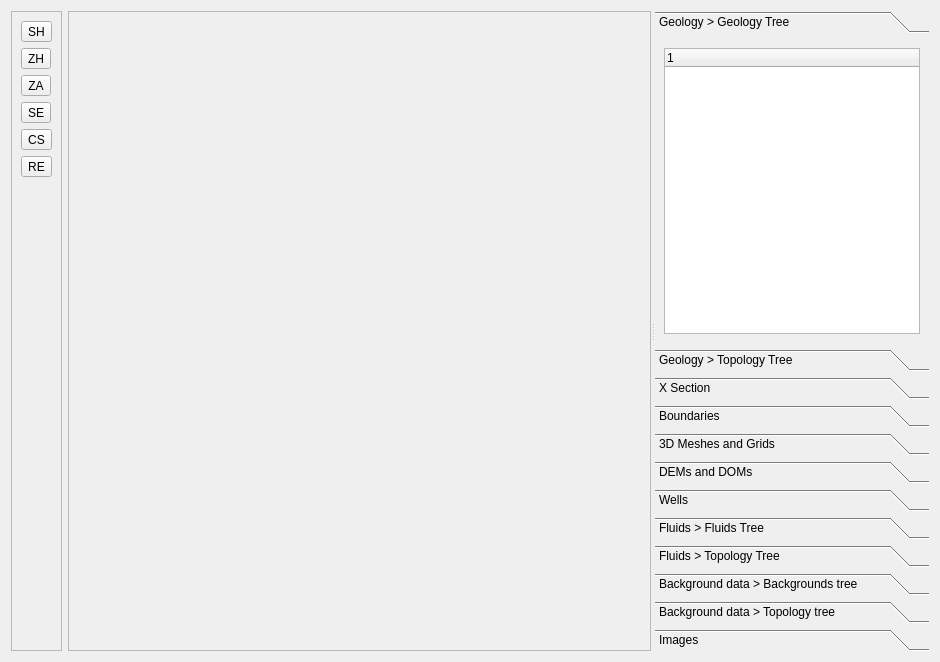
<?xml version="1.0" encoding="UTF-8"?>
<ui version="4.0">
 <class>View</class>
 <widget class="QWidget" name="View">
  <property name="geometry">
   <rect>
    <x>0</x>
    <y>0</y>
    <width>940</width>
    <height>662</height>
   </rect>
  </property>
  <property name="windowTitle">
   <string>Form</string>
  </property>
  <layout class="QHBoxLayout" name="horizontalLayout_2">
   <item>
    <widget class="QFrame" name="ToolButtonsFrame">
     <property name="sizePolicy">
      <sizepolicy hsizetype="Minimum" vsizetype="Expanding">
       <horstretch>0</horstretch>
       <verstretch>0</verstretch>
      </sizepolicy>
     </property>
     <property name="frameShape">
      <enum>QFrame::StyledPanel</enum>
     </property>
     <property name="frameShadow">
      <enum>QFrame::Plain</enum>
     </property>
     <layout class="QVBoxLayout" name="verticalLayout_2">
      <item>
       <widget class="QToolButton" name="SaveHomeButton">
        <property name="toolTip">
         <string>Save home view</string>
        </property>
        <property name="text">
         <string>SH</string>
        </property>
        <property name="autoRaise">
         <bool>false</bool>
        </property>
        <property name="arrowType">
         <enum>Qt::NoArrow</enum>
        </property>
       </widget>
      </item>
      <item>
       <widget class="QToolButton" name="ZoomHomeButton">
        <property name="toolTip">
         <string>Zoom to home view</string>
        </property>
        <property name="text">
         <string>ZH</string>
        </property>
        <property name="autoRaise">
         <bool>false</bool>
        </property>
        <property name="arrowType">
         <enum>Qt::NoArrow</enum>
        </property>
       </widget>
      </item>
      <item>
       <widget class="QToolButton" name="ZoomActiveButton">
        <property name="toolTip">
         <string>Zoom to home view</string>
        </property>
        <property name="text">
         <string>ZA</string>
        </property>
        <property name="autoRaise">
         <bool>false</bool>
        </property>
        <property name="arrowType">
         <enum>Qt::NoArrow</enum>
        </property>
       </widget>
      </item>
      <item>
       <widget class="QToolButton" name="SelectEntityButton">
        <property name="toolTip">
         <string>Zoom to home view</string>
        </property>
        <property name="text">
         <string>SE</string>
        </property>
        <property name="autoRaise">
         <bool>false</bool>
        </property>
        <property name="arrowType">
         <enum>Qt::NoArrow</enum>
        </property>
       </widget>
      </item>
      <item>
       <widget class="QToolButton" name="ClearSelectionButton">
        <property name="toolTip">
         <string>Zoom to home view</string>
        </property>
        <property name="text">
         <string>CS</string>
        </property>
        <property name="autoRaise">
         <bool>false</bool>
        </property>
        <property name="arrowType">
         <enum>Qt::NoArrow</enum>
        </property>
       </widget>
      </item>
      <item>
       <widget class="QToolButton" name="RemoveEntityButton">
        <property name="sizePolicy">
         <sizepolicy hsizetype="Fixed" vsizetype="Fixed">
          <horstretch>0</horstretch>
          <verstretch>0</verstretch>
         </sizepolicy>
        </property>
        <property name="toolTip">
         <string>Zoom to home view</string>
        </property>
        <property name="text">
         <string>RE</string>
        </property>
        <property name="autoRaise">
         <bool>false</bool>
        </property>
        <property name="arrowType">
         <enum>Qt::NoArrow</enum>
        </property>
       </widget>
      </item>
      <item>
       <spacer name="verticalSpacer">
        <property name="orientation">
         <enum>Qt::Vertical</enum>
        </property>
        <property name="sizeHint" stdset="0">
         <size>
          <width>20</width>
          <height>453</height>
         </size>
        </property>
       </spacer>
      </item>
     </layout>
    </widget>
   </item>
   <item>
    <widget class="QSplitter" name="splitter">
     <property name="orientation">
      <enum>Qt::Horizontal</enum>
     </property>
     <widget class="QFrame" name="ViewFrame">
      <property name="enabled">
       <bool>true</bool>
      </property>
      <property name="sizePolicy">
       <sizepolicy hsizetype="Expanding" vsizetype="Expanding">
        <horstretch>1</horstretch>
        <verstretch>0</verstretch>
       </sizepolicy>
      </property>
      <property name="minimumSize">
       <size>
        <width>0</width>
        <height>0</height>
       </size>
      </property>
      <property name="baseSize">
       <size>
        <width>0</width>
        <height>0</height>
       </size>
      </property>
      <property name="frameShape">
       <enum>QFrame::StyledPanel</enum>
      </property>
      <property name="frameShadow">
       <enum>QFrame::Plain</enum>
      </property>
      <property name="lineWidth">
       <number>0</number>
      </property>
      <layout class="QHBoxLayout" name="horizontalLayout">
       <item>
        <layout class="QVBoxLayout" name="ViewFrameLayout">
         <property name="spacing">
          <number>8</number>
         </property>
         <property name="sizeConstraint">
          <enum>QLayout::SetDefaultConstraint</enum>
         </property>
         <property name="leftMargin">
          <number>4</number>
         </property>
         <property name="topMargin">
          <number>4</number>
         </property>
         <property name="rightMargin">
          <number>4</number>
         </property>
         <property name="bottomMargin">
          <number>4</number>
         </property>
        </layout>
       </item>
      </layout>
     </widget>
     <widget class="QToolBox" name="toolBox">
      <property name="sizePolicy">
       <sizepolicy hsizetype="Expanding" vsizetype="Expanding">
        <horstretch>0</horstretch>
        <verstretch>0</verstretch>
       </sizepolicy>
      </property>
      <property name="minimumSize">
       <size>
        <width>0</width>
        <height>0</height>
       </size>
      </property>
      <property name="baseSize">
       <size>
        <width>0</width>
        <height>0</height>
       </size>
      </property>
      <property name="frameShadow">
       <enum>QFrame::Raised</enum>
      </property>
      <property name="currentIndex">
       <number>0</number>
      </property>
      <widget class="QWidget" name="GeologyTreePage">
       <property name="geometry">
        <rect>
         <x>0</x>
         <y>0</y>
         <width>274</width>
         <height>284</height>
        </rect>
       </property>
       <property name="sizePolicy">
        <sizepolicy hsizetype="Expanding" vsizetype="Expanding">
         <horstretch>1</horstretch>
         <verstretch>1</verstretch>
        </sizepolicy>
       </property>
       <property name="minimumSize">
        <size>
         <width>0</width>
         <height>0</height>
        </size>
       </property>
       <property name="baseSize">
        <size>
         <width>0</width>
         <height>0</height>
        </size>
       </property>
       <attribute name="label">
        <string>Geology &gt; Geology Tree</string>
       </attribute>
       <layout class="QVBoxLayout" name="verticalLayout_7">
        <item>
         <widget class="QTreeWidget" name="GeologyTreeWidget">
          <property name="sizePolicy">
           <sizepolicy hsizetype="Expanding" vsizetype="Expanding">
            <horstretch>1</horstretch>
            <verstretch>1</verstretch>
           </sizepolicy>
          </property>
          <property name="minimumSize">
           <size>
            <width>0</width>
            <height>0</height>
           </size>
          </property>
          <property name="maximumSize">
           <size>
            <width>16777215</width>
            <height>16777215</height>
           </size>
          </property>
          <property name="baseSize">
           <size>
            <width>0</width>
            <height>0</height>
           </size>
          </property>
          <column>
           <property name="text">
            <string notr="true">1</string>
           </property>
          </column>
         </widget>
        </item>
       </layout>
      </widget>
      <widget class="QWidget" name="TopologyTreePage">
       <property name="geometry">
        <rect>
         <x>0</x>
         <y>0</y>
         <width>274</width>
         <height>284</height>
        </rect>
       </property>
       <property name="sizePolicy">
        <sizepolicy hsizetype="Expanding" vsizetype="Expanding">
         <horstretch>1</horstretch>
         <verstretch>1</verstretch>
        </sizepolicy>
       </property>
       <property name="minimumSize">
        <size>
         <width>0</width>
         <height>0</height>
        </size>
       </property>
       <property name="baseSize">
        <size>
         <width>0</width>
         <height>0</height>
        </size>
       </property>
       <attribute name="label">
        <string>Geology &gt; Topology Tree</string>
       </attribute>
       <layout class="QVBoxLayout" name="verticalLayout_6">
        <item>
         <widget class="QTreeWidget" name="TopologyTreeWidget">
          <property name="sizePolicy">
           <sizepolicy hsizetype="Expanding" vsizetype="Expanding">
            <horstretch>1</horstretch>
            <verstretch>1</verstretch>
           </sizepolicy>
          </property>
          <property name="minimumSize">
           <size>
            <width>0</width>
            <height>0</height>
           </size>
          </property>
          <property name="baseSize">
           <size>
            <width>0</width>
            <height>0</height>
           </size>
          </property>
          <column>
           <property name="text">
            <string notr="true">1</string>
           </property>
          </column>
         </widget>
        </item>
       </layout>
      </widget>
      <widget class="QWidget" name="XSectionListPage">
       <property name="geometry">
        <rect>
         <x>0</x>
         <y>0</y>
         <width>274</width>
         <height>284</height>
        </rect>
       </property>
       <property name="sizePolicy">
        <sizepolicy hsizetype="Expanding" vsizetype="Expanding">
         <horstretch>1</horstretch>
         <verstretch>1</verstretch>
        </sizepolicy>
       </property>
       <property name="minimumSize">
        <size>
         <width>0</width>
         <height>0</height>
        </size>
       </property>
       <property name="baseSize">
        <size>
         <width>0</width>
         <height>0</height>
        </size>
       </property>
       <attribute name="label">
        <string>X Section</string>
       </attribute>
       <layout class="QVBoxLayout" name="verticalLayout_5">
        <item>
         <widget class="QTreeWidget" name="XSectionTreeWidget">
          <property name="sizePolicy">
           <sizepolicy hsizetype="Expanding" vsizetype="Expanding">
            <horstretch>1</horstretch>
            <verstretch>1</verstretch>
           </sizepolicy>
          </property>
          <property name="minimumSize">
           <size>
            <width>0</width>
            <height>0</height>
           </size>
          </property>
          <property name="baseSize">
           <size>
            <width>0</width>
            <height>0</height>
           </size>
          </property>
          <property name="tabKeyNavigation">
           <bool>true</bool>
          </property>
          <property name="dragDropOverwriteMode">
           <bool>true</bool>
          </property>
          <property name="selectionMode">
           <enum>QAbstractItemView::ExtendedSelection</enum>
          </property>
          <property name="horizontalScrollMode">
           <enum>QAbstractItemView::ScrollPerItem</enum>
          </property>
          <property name="autoExpandDelay">
           <number>-1</number>
          </property>
          <column>
           <property name="text">
            <string notr="true">1</string>
           </property>
          </column>
         </widget>
        </item>
       </layout>
      </widget>
      <widget class="QWidget" name="BoundariesPage">
       <property name="geometry">
        <rect>
         <x>0</x>
         <y>0</y>
         <width>274</width>
         <height>284</height>
        </rect>
       </property>
       <property name="sizePolicy">
        <sizepolicy hsizetype="Expanding" vsizetype="Expanding">
         <horstretch>0</horstretch>
         <verstretch>0</verstretch>
        </sizepolicy>
       </property>
       <attribute name="label">
        <string>Boundaries</string>
       </attribute>
       <layout class="QVBoxLayout" name="verticalLayout_8">
        <item>
         <widget class="QTableWidget" name="BoundariesTableWidget">
          <property name="sizePolicy">
           <sizepolicy hsizetype="Expanding" vsizetype="Expanding">
            <horstretch>1</horstretch>
            <verstretch>1</verstretch>
           </sizepolicy>
          </property>
          <property name="minimumSize">
           <size>
            <width>0</width>
            <height>0</height>
           </size>
          </property>
          <property name="baseSize">
           <size>
            <width>0</width>
            <height>0</height>
           </size>
          </property>
         </widget>
        </item>
       </layout>
      </widget>
      <widget class="QWidget" name="Mesh3DPage">
       <property name="geometry">
        <rect>
         <x>0</x>
         <y>0</y>
         <width>274</width>
         <height>284</height>
        </rect>
       </property>
       <property name="sizePolicy">
        <sizepolicy hsizetype="Expanding" vsizetype="Expanding">
         <horstretch>1</horstretch>
         <verstretch>1</verstretch>
        </sizepolicy>
       </property>
       <property name="minimumSize">
        <size>
         <width>0</width>
         <height>0</height>
        </size>
       </property>
       <property name="baseSize">
        <size>
         <width>0</width>
         <height>0</height>
        </size>
       </property>
       <attribute name="label">
        <string>3D Meshes and Grids</string>
       </attribute>
       <layout class="QVBoxLayout" name="verticalLayout_4">
        <item>
         <widget class="QTableWidget" name="Mesh3DTableWidget">
          <property name="sizePolicy">
           <sizepolicy hsizetype="Expanding" vsizetype="Expanding">
            <horstretch>1</horstretch>
            <verstretch>1</verstretch>
           </sizepolicy>
          </property>
          <property name="minimumSize">
           <size>
            <width>0</width>
            <height>0</height>
           </size>
          </property>
          <property name="baseSize">
           <size>
            <width>0</width>
            <height>0</height>
           </size>
          </property>
         </widget>
        </item>
       </layout>
      </widget>
      <widget class="QWidget" name="DOMsPage">
       <property name="geometry">
        <rect>
         <x>0</x>
         <y>0</y>
         <width>274</width>
         <height>284</height>
        </rect>
       </property>
       <property name="sizePolicy">
        <sizepolicy hsizetype="Expanding" vsizetype="Expanding">
         <horstretch>1</horstretch>
         <verstretch>1</verstretch>
        </sizepolicy>
       </property>
       <property name="minimumSize">
        <size>
         <width>0</width>
         <height>0</height>
        </size>
       </property>
       <property name="baseSize">
        <size>
         <width>0</width>
         <height>0</height>
        </size>
       </property>
       <attribute name="label">
        <string>DEMs and DOMs</string>
       </attribute>
       <layout class="QVBoxLayout" name="verticalLayout_3">
        <item>
         <widget class="QTableWidget" name="DOMsTableWidget">
          <property name="sizePolicy">
           <sizepolicy hsizetype="Expanding" vsizetype="Expanding">
            <horstretch>1</horstretch>
            <verstretch>1</verstretch>
           </sizepolicy>
          </property>
          <property name="minimumSize">
           <size>
            <width>0</width>
            <height>0</height>
           </size>
          </property>
          <property name="baseSize">
           <size>
            <width>0</width>
            <height>0</height>
           </size>
          </property>
         </widget>
        </item>
       </layout>
      </widget>
      <widget class="QWidget" name="WellsPage">
       <property name="geometry">
        <rect>
         <x>0</x>
         <y>0</y>
         <width>274</width>
         <height>284</height>
        </rect>
       </property>
       <attribute name="label">
        <string>Wells</string>
       </attribute>
       <layout class="QVBoxLayout" name="verticalLayout_9">
        <item>
         <widget class="QTreeWidget" name="WellsTreeWidget">
          <column>
           <property name="text">
            <string notr="true">1</string>
           </property>
          </column>
         </widget>
        </item>
       </layout>
      </widget>
      <widget class="QWidget" name="FluidsTreePage">
       <property name="geometry">
        <rect>
         <x>0</x>
         <y>0</y>
         <width>274</width>
         <height>284</height>
        </rect>
       </property>
       <attribute name="label">
        <string>Fluids &gt; Fluids Tree</string>
       </attribute>
       <layout class="QVBoxLayout" name="verticalLayout_10">
        <item>
         <widget class="QTreeWidget" name="FluidsTreeWidget">
          <column>
           <property name="text">
            <string notr="true">1</string>
           </property>
          </column>
         </widget>
        </item>
       </layout>
      </widget>
      <widget class="QWidget" name="FluidsTopologyTree">
       <property name="geometry">
        <rect>
         <x>0</x>
         <y>0</y>
         <width>274</width>
         <height>284</height>
        </rect>
       </property>
       <attribute name="label">
        <string>Fluids &gt; Topology Tree</string>
       </attribute>
       <layout class="QVBoxLayout" name="verticalLayout_11">
        <item>
         <widget class="QTreeWidget" name="FluidsTopologyTreeWidget">
          <column>
           <property name="text">
            <string notr="true">1</string>
           </property>
          </column>
         </widget>
        </item>
       </layout>
      </widget>
      <widget class="QWidget" name="BackgroundsTreePage">
       <property name="geometry">
        <rect>
         <x>0</x>
         <y>0</y>
         <width>274</width>
         <height>284</height>
        </rect>
       </property>
       <attribute name="label">
        <string>Background data &gt; Backgrounds tree</string>
       </attribute>
       <layout class="QVBoxLayout" name="verticalLayout_12">
        <item>
         <widget class="QTreeWidget" name="BackgroundsTreeWidget">
          <column>
           <property name="text">
            <string notr="true">1</string>
           </property>
          </column>
         </widget>
        </item>
       </layout>
      </widget>
      <widget class="QWidget" name="BackgroundsTopologyTree">
       <property name="geometry">
        <rect>
         <x>0</x>
         <y>0</y>
         <width>274</width>
         <height>284</height>
        </rect>
       </property>
       <attribute name="label">
        <string>Background data &gt; Topology tree</string>
       </attribute>
       <layout class="QVBoxLayout" name="verticalLayout_13">
        <item>
         <widget class="QTreeWidget" name="BackgroundsTopologyTreeWidget">
          <column>
           <property name="text">
            <string notr="true">1</string>
           </property>
          </column>
         </widget>
        </item>
       </layout>
      </widget>
      <widget class="QWidget" name="ImagesPage">
       <property name="geometry">
        <rect>
         <x>0</x>
         <y>0</y>
         <width>274</width>
         <height>284</height>
        </rect>
       </property>
       <property name="sizePolicy">
        <sizepolicy hsizetype="Expanding" vsizetype="Expanding">
         <horstretch>1</horstretch>
         <verstretch>1</verstretch>
        </sizepolicy>
       </property>
       <property name="minimumSize">
        <size>
         <width>0</width>
         <height>0</height>
        </size>
       </property>
       <property name="baseSize">
        <size>
         <width>0</width>
         <height>0</height>
        </size>
       </property>
       <attribute name="label">
        <string>Images</string>
       </attribute>
       <layout class="QVBoxLayout" name="verticalLayout">
        <item>
         <widget class="QTableWidget" name="ImagesTableWidget">
          <property name="sizePolicy">
           <sizepolicy hsizetype="Expanding" vsizetype="Expanding">
            <horstretch>1</horstretch>
            <verstretch>1</verstretch>
           </sizepolicy>
          </property>
          <property name="minimumSize">
           <size>
            <width>0</width>
            <height>0</height>
           </size>
          </property>
          <property name="baseSize">
           <size>
            <width>0</width>
            <height>0</height>
           </size>
          </property>
         </widget>
        </item>
       </layout>
      </widget>
     </widget>
    </widget>
   </item>
  </layout>
 </widget>
 <resources/>
 <connections/>
</ui>
